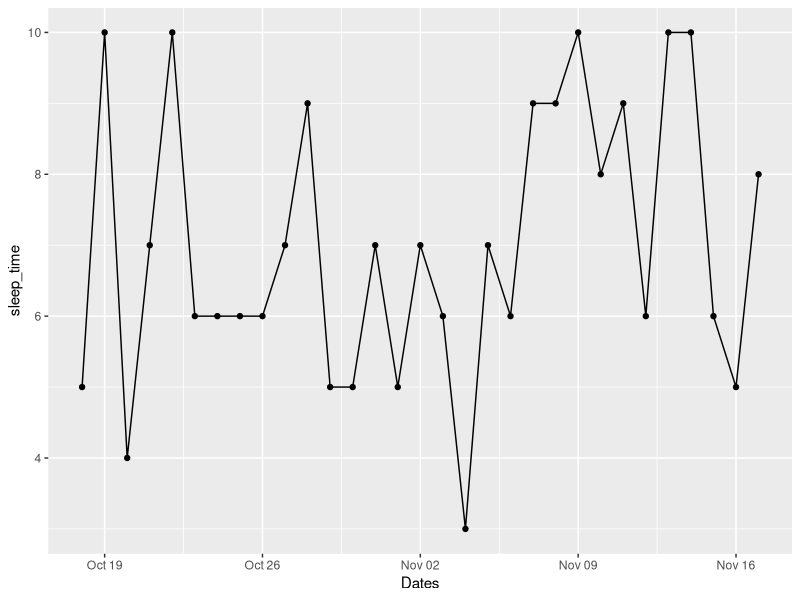

This chart was generated by the following R code:
## ---- chunk 1
knitr::opts_chunk$set(echo = TRUE)
## ---- chunk 2
set.seed(5)
# Data creation
aug_date <- seq.Date(Sys.Date()-31, by='day', length.out = 31)
sleep_time <- round(rnorm(31, mean=7, sd=2))
df <- data.frame(Dates = aug_date, sleep_time= sleep_time)


# What date did I sleep most
most_sleeping_date = df$Dates[df$sleep_time==max(df$sleep_time)]

# Plot my sleeping through date
library(ggplot2)
plot1 <- ggplot(df, aes(Dates, sleep_time)) + geom_line() + geom_point()

## ---- chunk 3
df
## ---- chunk 4
most_sleeping_date
## ---- chunk 5
plot1
